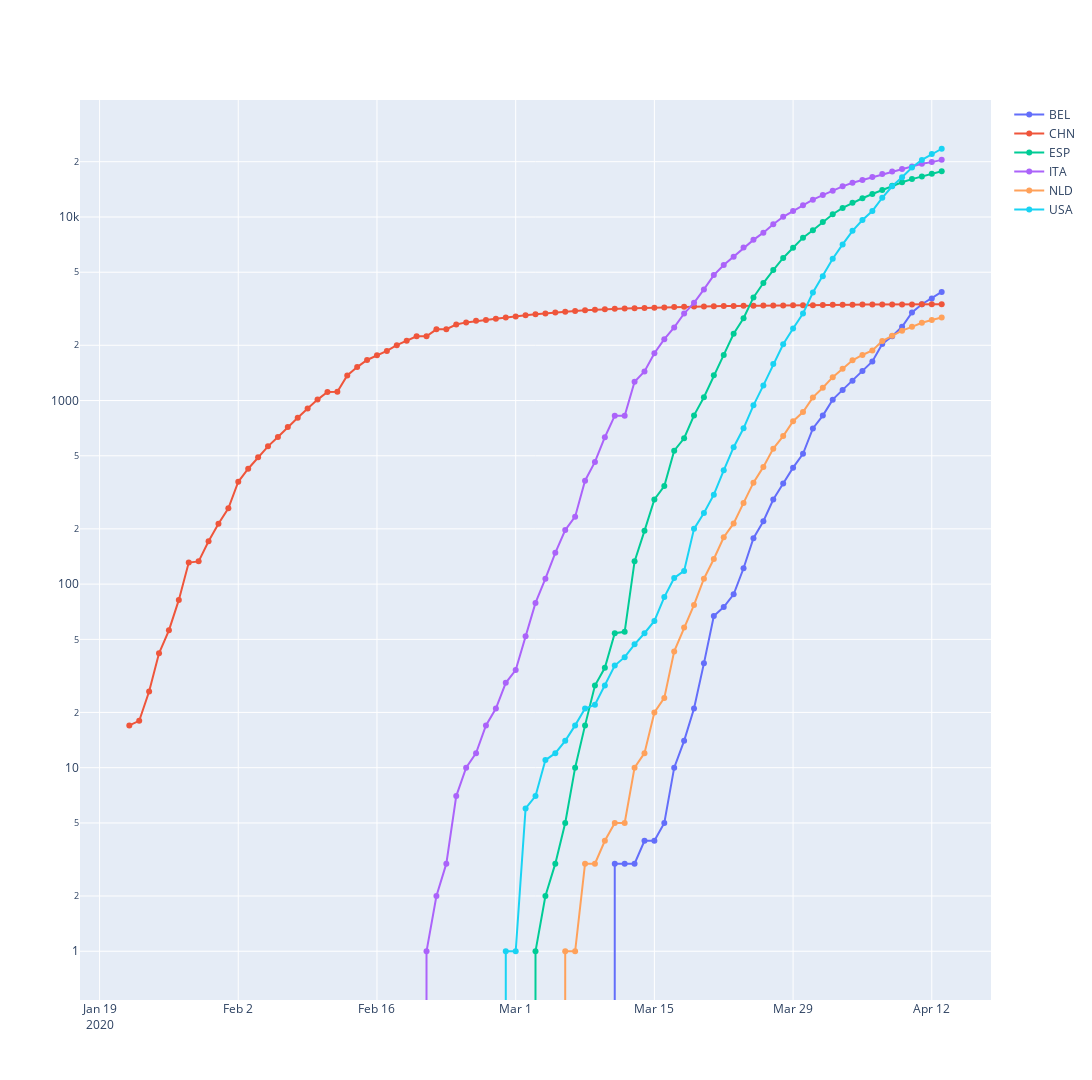

The notebook cell this image was saved under:
### Code cell
fig = go.Figure()
for trace in create_country_traces(pivot_df):
    fig.add_trace(trace)
fig.update_layout(
    yaxis_type="log",
    width=1920,
    height=1080
)
fig.show()
